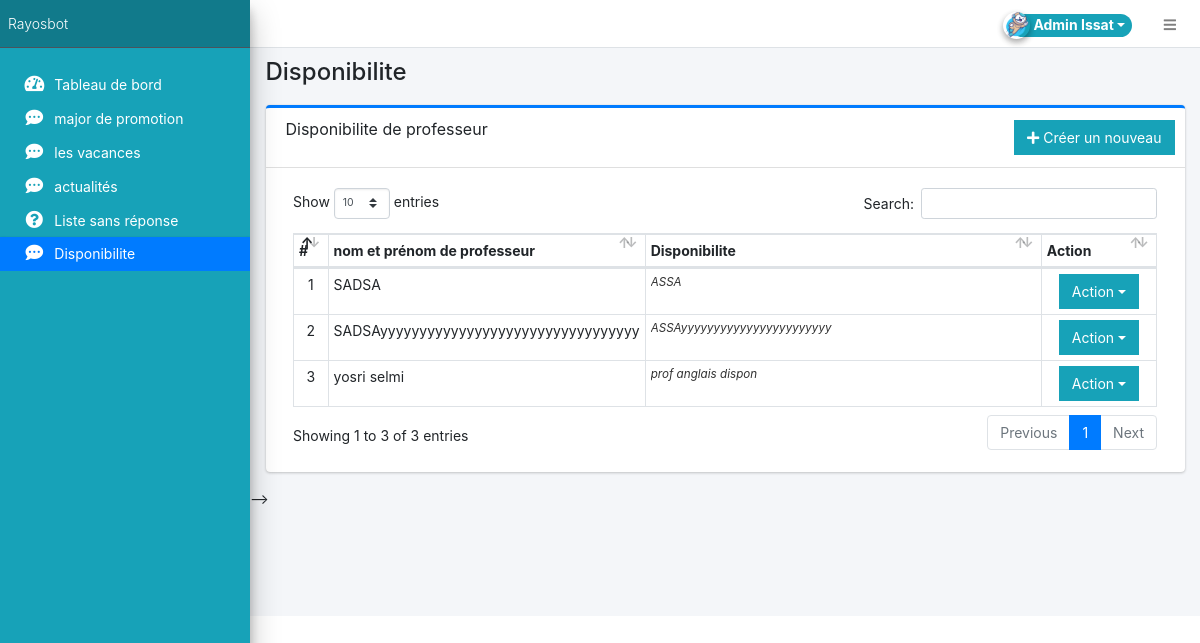
/admin/?page=Disponibilite (signed in), run on the app's committed database.
### tables this page shows
CREATE TABLE `disponibilite_prof2` (
  `id` int(30) NOT NULL,
  `name` varchar(50) NOT NULL,
  `disponibilite` varchar(500) NOT NULL
);

### admin/Disponibilite/index.php (the view, shortened to what this page needs)
<div class="card card-outline card-primary">
	<div class="card-header">
		<h3 class="card-title">Disponibilite de professeur</h3>
		<div class="card-tools">
			<a href="?page=Disponibilite/manage" class="btn btn-flat btn-info"><span class="fas fa-plus"></span>  Créer un nouveau</a>
		</div>
	</div>
	<div class="card-body">
		<div class="container-fluid">
			<table class="table table-bordered table-stripped">
				<colgroup>
					<col width="5%">
					<col width="20%">
					<col width="60%">
					<col width="15%">
				</colgroup>
				<thead>
					<tr>
						<th>#</th>
						<th>nom et prénom de professeur</th>
						<th>Disponibilite</th>
						<th>Action</th>
					</tr>
				</thead>
				<tbody>
					<?php
					$i = 1;
						$qry = $conn->query("SELECT id, name, disponibilite FROM `disponibilite_prof2` order by name asc ");
						while($row = $qry->fetch_assoc()):
					?>
						<tr>
							<td class="text-center"><?php echo $i++; ?></td>
							<td><?php echo $row['name'] ?></td>
							<td><span class="truncate"><?php echo $row['disponibilite'] ?></span></td>
							<td align="center">
								 <button type="button" class="btn btn-flat btn-info dropdown-toggle dropdown-icon" data-toggle="dropdown">
				                  		Action
				                  </button>
							</td>
						</tr>
					<?php endwhile; ?>
				</tbody>
			</table>
		</div>
	</div>
</div>

### data on the page
disponibilite_prof2: name "SADSA", disponibilite "ASSA"
disponibilite_prof2: name "SADSAyyyyyyyyyyyyyyyyyyyyyyyyyyyyyyyyy", disponibilite "ASSAyyyyyyyyyyyyyyyyyyyyyyy"
disponibilite_prof2: name "yosri selmi", disponibilite "prof anglais dispon"

### other printed values
$_settings->userdata('firstname').' '.$_settings->userdata('lastname') "Admin Issat"
str_replace(array("/","_"), " ",$page) "Disponibilite"
